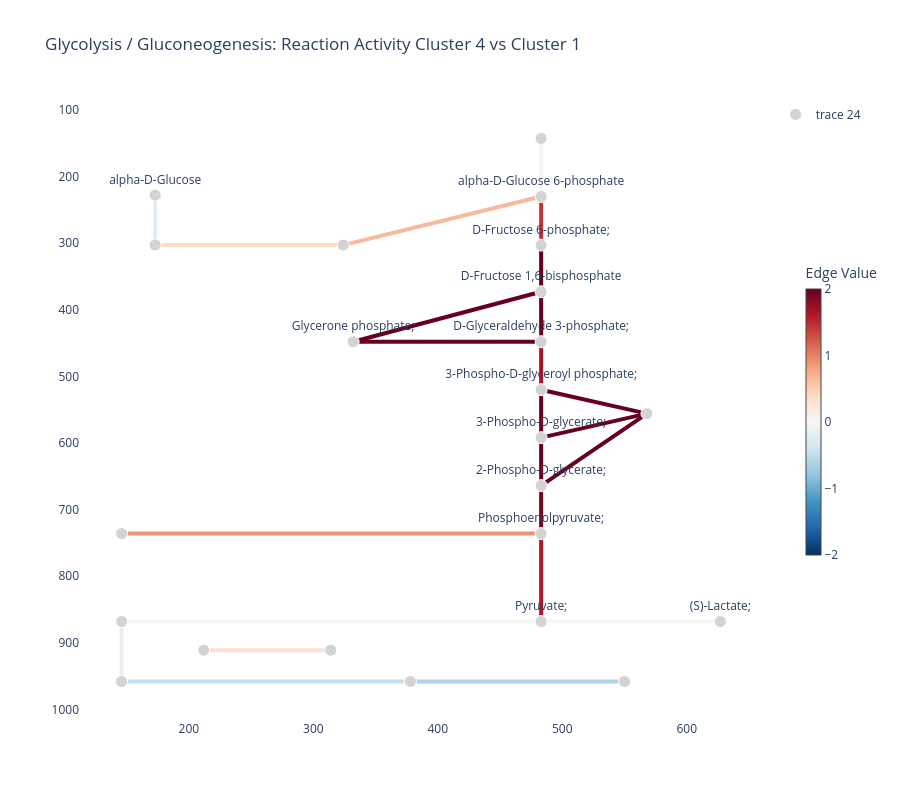

The cell this chart's notebook holds for it:
### Markdown cell above
### Glycolysis Reactions Colored by Differential Activity

We next color the glycolysis pathway by reaction-level differential activity between two metabolic
clusters. Leiden numbers its clusters in an order that depends on the cells present, so instead of
naming two ids this cell picks the contrast the figure is meant to show: the metabolic cluster with
the highest mean glycolysis activity against the one with the lowest, among clusters large enough
for the test to mean anything.

For each reaction, we compare inferred reaction activity between those two clusters using a
Wilcoxon rank-sum test. The edge color shows Cohen’s d effect size:

- positive values indicate higher inferred reaction activity in the high-glycolysis cluster
- negative values indicate higher inferred reaction activity in the low-glycolysis cluster

### Code cell
pathway_id_to_plot = "rn00010"

cluster_key = "met_leiden"
cluster_labels = rna.obs[cluster_key].astype(str)

min_cluster_cells = 100
assert pathway_id_to_plot in pathway_scores.columns, 'glycolysis is not in the pathway scores'

cluster_sizes = cluster_labels.value_counts()
eligible = cluster_sizes.index[cluster_sizes >= min_cluster_cells]
glycolysis_by_cluster = (
    pathway_scores[pathway_id_to_plot]
    .groupby(cluster_labels, observed=False)
    .mean()
    .reindex(eligible)
    .dropna()
)
up_cluster = str(glycolysis_by_cluster.idxmax())
down_cluster = str(glycolysis_by_cluster.idxmin())
print(f'cluster {up_cluster} (highest mean glycolysis activity) vs '
      f'cluster {down_cluster} (lowest), of {len(eligible)} clusters with '
      f'at least {min_cluster_cells} cells')

up_cells = rna.obs_names[cluster_labels == up_cluster]
down_cells = rna.obs_names[cluster_labels == down_cluster]

rxn_de = mern_support.wilcoxon_test(
    enzyme_acts_mean.T,
    up_cells,
    down_cells,
)

rxn_de_info = rxn_info.join(rxn_de)

edge_color_limits = (-2, 2)

edge_values = (
    rxn_de_info["cohens_d"]
    .replace([np.inf, -np.inf], np.nan)
    .fillna(0)
    .clip(lower=edge_color_limits[0], upper=edge_color_limits[1])
)

fig = mern_support.kegg_pathway_plot(
    pathway=pathway_id_to_plot,
    dataset=dataset,
    rna=rna,
    user_labels=edge_values,
    edge_width=4,
    edge_color_limits=edge_color_limits,
    color_scale="RdBu_r",
    show_node_labels=True,
    labeled_nodes=metabolite_labels(dataset, pathway=pathway_id_to_plot),
)

fig.update_layout(
    title=(
        f"Glycolysis / Gluconeogenesis: Reaction Activity "
        f"Cluster {up_cluster} vs Cluster {down_cluster}"
    )
)

fig.write_image(f"{base_path_figures}/glycolysis_cohensd_plot.png", width=1200, height=800, scale=2)
fig.show()

### Figure 1 — Plotly figure (JSON) as saved in the notebook; plotly's stock layout.template omitted (floating-point values rounded to 4 significant figures)
{"data": [{"hoverinfo": "none", "line": {"color": "rgb(103, 0, 31)", "width": 4}, "mode": "lines", "showlegend": false, "type": "scatter", "x": [483, 483, null], "y": [303, 373, null]}, {"hoverinfo": "none", "line": {"color": "rgb(192, 52, 56)", "width": 4}, "mode": "lines", "showlegend": false, "type": "scatter", "x": [483, 483, null], "y": [303, 230, null]}, {"hoverinfo": "none", "line": {"color": "rgb(103, 0, 31)", "width": 4}, "mode": "lines", "showlegend": false, "type": "scatter", "x": [483, 483, null], "y": [373, 448, null]}, {"hoverinfo": "none", "line": {"color": "rgb(103, 0, 31)", "width": 4}, "mode": "lines", "showlegend": false, "type": "scatter", "x": [483, 332, null], "y": [373, 448, null]}, {"hoverinfo": "none", "line": {"color": "rgb(103, 0, 31)", "width": 4}, "mode": "lines", "showlegend": false, "type": "scatter", "x": [483, 332, null], "y": [448, 448, null]}, {"hoverinfo": "none", "line": {"color": "rgb(166, 20, 41)", "width": 4}, "mode": "lines", "showlegend": false, "type": "scatter", "x": [483, 483, null], "y": [448, 520, null]}, {"hoverinfo": "none", "line": {"color": "rgb(103, 0, 31)", "width": 4}, "mode": "lines", "showlegend": false, "type": "scatter", "x": [483, 483, null], "y": [520, 592, null]}, {"hoverinfo": "none", "line": {"color": "rgb(103, 0, 31)", "width": 4}, "mode": "lines", "showlegend": false, "type": "scatter", "x": [483, 568, null], "y": [520, 556, null]}, {"hoverinfo": "none", "line": {"color": "rgb(103, 0, 31)", "width": 4}, "mode": "lines", "showlegend": false, "type": "scatter", "x": [483, 483, null], "y": [592, 664, null]}, {"hoverinfo": "none", "line": {"color": "rgb(103, 0, 31)", "width": 4}, "mode": "lines", "showlegend": false, "type": "scatter", "x": [483, 568, null], "y": [592, 556, null]}, {"hoverinfo": "none", "line": {"color": "rgb(119, 5, 34)", "width": 4}, "mode": "lines", "showlegend": false, "type": "scatter", "x": [483, 483, null], "y": [664, 736, null]}, {"hoverinfo": "none", "line": {"color": "rgb(103, 0, 31)", "width": 4}, "mode": "lines", "showlegend": false, "type": "scatter", "x": [483, 568, null], "y": [664, 556, null]}, {"hoverinfo": "none", "line": {"color": "rgb(176, 23, 43)", "width": 4}, "mode": "lines", "showlegend": false, "type": "scatter", "x": [483, 483, null], "y": [736, 868, null]}, {"hoverinfo": "none", "line": {"color": "rgb(236, 146, 116)", "width": 4}, "mode": "lines", "showlegend": false, "type": "scatter", "x": [483, 146, null], "y": [736, 736, null]}, {"hoverinfo": "none", "line": {"color": "rgb(247, 247, 247)", "width": 4}, "mode": "lines", "showlegend": false, "type": "scatter", "x": [483, 146, null], "y": [868, 868, null]}, {"hoverinfo": "none", "line": {"color": "rgb(247, 247, 247)", "width": 4}, "mode": "lines", "showlegend": false, "type": "scatter", "x": [483, 627, null], "y": [868, 868, null]}, {"hoverinfo": "none", "line": {"color": "rgb(232, 240, 244)", "width": 4}, "mode": "lines", "showlegend": false, "type": "scatter", "x": [146, 146, null], "y": [868, 958, null]}, {"hoverinfo": "none", "line": {"color": "rgb(248, 186, 157)", "width": 4}, "mode": "lines", "showlegend": false, "type": "scatter", "x": [483, 324, null], "y": [230, 303, null]}, {"hoverinfo": "none", "line": {"color": "rgb(248, 243, 240)", "width": 4}, "mode": "lines", "showlegend": false, "type": "scatter", "x": [483, 483, null], "y": [230, 143, null]}, {"hoverinfo": "none", "line": {"color": "rgb(253, 220, 201)", "width": 4}, "mode": "lines", "showlegend": false, "type": "scatter", "x": [324, 173, null], "y": [303, 303, null]}, {"hoverinfo": "none", "line": {"color": "rgb(195, 222, 236)", "width": 4}, "mode": "lines", "showlegend": false, "type": "scatter", "x": [378, 146, null], "y": [958, 958, null]}, {"hoverinfo": "none", "line": {"color": "rgb(176, 212, 231)", "width": 4}, "mode": "lines", "showlegend": false, "type": "scatter", "x": [378, 550, null], "y": [958, 958, null]}, {"hoverinfo": "none", "line": {"color": "rgb(224, 236, 243)", "width": 4}, "mode": "lines", "showlegend": false, "type": "scatter", "x": [173, 173, null], "y": [228, 303, null]}, {"hoverinfo": "none", "line": {"color": "rgb(252, 225, 210)", "width": 4}, "mode": "lines", "showlegend": false, "type": "scatter", "x": [212, 314, null], "y": [911, 911, null]}, {"hoverinfo": "text", "hoverlabel": {"bgcolor": "white"}, "hovertemplate": "%{hovertext}<extra></extra>", "hovertext": ["Name: D-Fructose 6-phosphate;<br>ID: cpd:C00085", "Name: D-Fructose 1,6-bisphosphate<br>ID: cpd:C00354", "Name: D-Glyceraldehyde 3-phosphate;<br>ID: cpd:C00118", "Name: Glycerone phosphate;<br>ID: cpd:C00111", "Name: 3-Phospho-D-glyceroyl phosphate;<br>ID: cpd:C00236", "Name: 3-Phospho-D-glycerate;<br>ID: cpd:C00197", "Name: 2-Phospho-D-glycerate;<br>ID: cpd:C00631", "Name: Phosphoenolpyruvate;<br>ID: cpd:C00074", "Name: Pyruvate;<br>ID: cpd:C00022", "Name: Acetyl-CoA;<br>ID: cpd:C00024", "Name: alpha-D-Glucose 6-phosphate<br>ID: cpd:C00668", "Name: beta-D-Glucose 6-phosphate<br>ID: cpd:C01172", "Name: D-Glucose 1-phosphate;<br>ID: cpd:C00103", "Name: Oxaloacetate;<br>ID: cpd:C00036", "Name: (S)-Lactate;<br>ID: cpd:C00186", "Name: Acetaldehyde;<br>ID: cpd:C00084", "Name: Acetate;<br>ID: cpd:C00033", "Name: Ethanol;<br>ID: cpd:C00469", "Name: 2,3-Bisphospho-D-glycerate;<br>ID: cpd:C01159", "Name: alpha-D-Glucose<br>ID: cpd:C00267", "Name: beta-D-Glucose;<br>ID: cpd:C00221", "Name: Enzyme N6-(dihydrolipoyl)lysine;<br>ID: cpd:C15973", "Name: Enzyme N6-(lipoyl)lysine;<br>ID: cpd:C15972"], "marker": {"color": ["lightgray", "lightgray", "lightgray", "lightgray", "lightgray", "lightgray", "lightgray", "lightgray", "lightgray", "lightgray", "lightgray", "lightgray", "lightgray", "lightgray", "lightgray", "lightgray", "lightgray", "lightgray", "lightgray", "lightgray", "lightgray", "lightgray", "lightgray"], "opacity": 1, "size": [12, 12, 12, 12, 12, 12, 12, 12, 12, 12, 12, 12, 12, 12, 12, 12, 12, 12, 12, 12, 12, 12, 12]}, "mode": "markers+text", "text": ["D-Fructose 6-phosphate;", "D-Fructose 1,6-bisphosphate", "D-Glyceraldehyde 3-phosphate;", "Glycerone phosphate;", "3-Phospho-D-glyceroyl phosphate;", "3-Phospho-D-glycerate;", "2-Phospho-D-glycerate;", "Phosphoenolpyruvate;", "Pyruvate;", null, "alpha-D-Glucose 6-phosphate", null, null, null, "(S)-Lactate;", null, null, null, null, "alpha-D-Glucose", null, null, null], "textposition": "top center", "type": "scatter", "x": [483, 483, 483, 332, 483, 483, 483, 483, 483, 146, 483, 324, 483, 146, 627, 378, 146, 550, 568, 173, 173, 212, 314], "y": [303, 373, 448, 448, 520, 592, 664, 736, 868, 868, 230, 303, 143, 736, 868, 958, 958, 958, 556, 228, 303, 911, 911]}, {"hoverinfo": "text", "marker": {"opacity": 0, "size": 10}, "mode": "markers", "showlegend": false, "text": ["Reaction: rn:R00764 rn:R00756 rn:R00762 rn:R05805<br>Value: 2.00<br>Size: 2.00", "Reaction: rn:R13199<br>Value: 1.44<br>Size: 2.00", "Reaction: rn:R01068<br>Value: 2.00<br>Size: 2.00", "Reaction: rn:R01068<br>Value: 2.00<br>Size: 2.00", "Reaction: rn:R01015<br>Value: 2.00<br>Size: 2.00", "Reaction: rn:R01061 rn:R01063<br>Value: 1.67<br>Size: 2.00", "Reaction: rn:R01512<br>Value: 2.00<br>Size: 2.00", "Reaction: rn:R01662<br>Value: 2.00<br>Size: 2.00", "Reaction: rn:R01518<br>Value: 2.00<br>Size: 2.00", "Reaction: rn:R01516<br>Value: 2.00<br>Size: 2.00", "Reaction: rn:R00658<br>Value: 1.91<br>Size: 2.00", "Reaction: rn:R09532<br>Value: 2.00<br>Size: 2.00", "Reaction: rn:R00199 rn:R00200 rn:R00206 rn:R02320<br>Value: 1.61<br>Size: 2.00", "Reaction: rn:R00341 rn:R00345 rn:R00346 rn:R00431 rn:R00726<br>Value: 0.91<br>Size: 2.00", "Reaction: rn:R00209 rn:R00210 rn:R00212 rn:R01196 rn:R10866<br>Value: 0.00<br>Size: 2.00", "Reaction: rn:R00196 rn:R00703 rn:R01447 rn:R13050 rn:R13684<br>Value: 0.00<br>Size: 2.00", "Reaction: rn:R00229 rn:R00235<br>Value: -0.16<br>Size: 2.00", "Reaction: rn:R02739<br>Value: 0.64<br>Size: 2.00", "Reaction: rn:R00959<br>Value: 0.05<br>Size: 2.00", "Reaction: rn:R01600 rn:R02187 rn:R09086<br>Value: 0.38<br>Size: 2.00", "Reaction: rn:R00710 rn:R00711<br>Value: -0.49<br>Size: 2.00", "Reaction: rn:R00746 rn:R00754 rn:R05198 rn:R09127 rn:R09479<br>Value: -0.61<br>Size: 2.00", "Reaction: rn:R01602<br>Value: -0.24<br>Size: 2.00", "Reaction: rn:R07618<br>Value: 0.31<br>Size: 2.00"], "type": "scatter", "x": [483, 483, 483, 407.5, 407.5, 483, 483, 525.5, 483, 525.5, 483, 525.5, 483, 314.5, 314.5, 555, 146, 403.5, 483, 248.5, 262, 464, 173, 263], "y": [338, 266.5, 410.5, 410.5, 448, 484, 556, 538, 628, 574, 700, 610, 802, 736, 868, 868, 913, 266.5, 186.5, 303, 958, 958, 265.5, 911]}, {"hoverinfo": "none", "marker": {"cmax": 2, "cmin": -2, "colorbar": {"len": 0.5, "thickness": 15, "title": {"text": "Edge Value"}, "x": 1.05, "xanchor": "left", "y": 0.5, "yanchor": "middle"}, "colorscale": [[0, "rgb(5,48,97)"], [0.1, "rgb(33,102,172)"], [0.2, "rgb(67,147,195)"], [0.3, "rgb(146,197,222)"], [0.4, "rgb(209,229,240)"], [0.5, "rgb(247,247,247)"], [0.6, "rgb(253,219,199)"], [0.7, "rgb(244,165,130)"], [0.8, "rgb(214,96,77)"], [0.9, "rgb(178,24,43)"], [1, "rgb(103,0,31)"]], "showscale": true}, "mode": "markers", "showlegend": false, "type": "scatter", "x": [null], "y": [null]}], "layout": {"height": 800, "hovermode": "closest", "plot_bgcolor": "white", "title": {"text": "Glycolysis / Gluconeogenesis: Reaction Activity Cluster 4 vs Cluster 1"}, "xaxis": {"showgrid": false}, "yaxis": {"autorange": "reversed", "showgrid": false}}}
